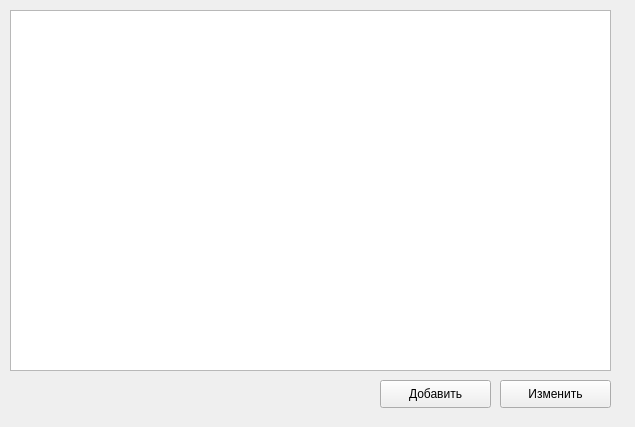
<?xml version="1.0" encoding="UTF-8"?>
<ui version="4.0">
 <class>Form</class>
 <widget class="QWidget" name="Form">
  <property name="geometry">
   <rect>
    <x>0</x>
    <y>0</y>
    <width>635</width>
    <height>427</height>
   </rect>
  </property>
  <property name="windowTitle">
   <string>Form</string>
  </property>
  <widget class="QTableWidget" name="tableWidget">
   <property name="geometry">
    <rect>
     <x>10</x>
     <y>10</y>
     <width>601</width>
     <height>361</height>
    </rect>
   </property>
  </widget>
  <widget class="QPushButton" name="addButton">
   <property name="geometry">
    <rect>
     <x>380</x>
     <y>380</y>
     <width>111</width>
     <height>28</height>
    </rect>
   </property>
   <property name="text">
    <string>Добавить</string>
   </property>
  </widget>
  <widget class="QPushButton" name="editButton">
   <property name="geometry">
    <rect>
     <x>500</x>
     <y>380</y>
     <width>111</width>
     <height>28</height>
    </rect>
   </property>
   <property name="text">
    <string>Изменить</string>
   </property>
  </widget>
 </widget>
 <resources/>
 <connections/>
</ui>
